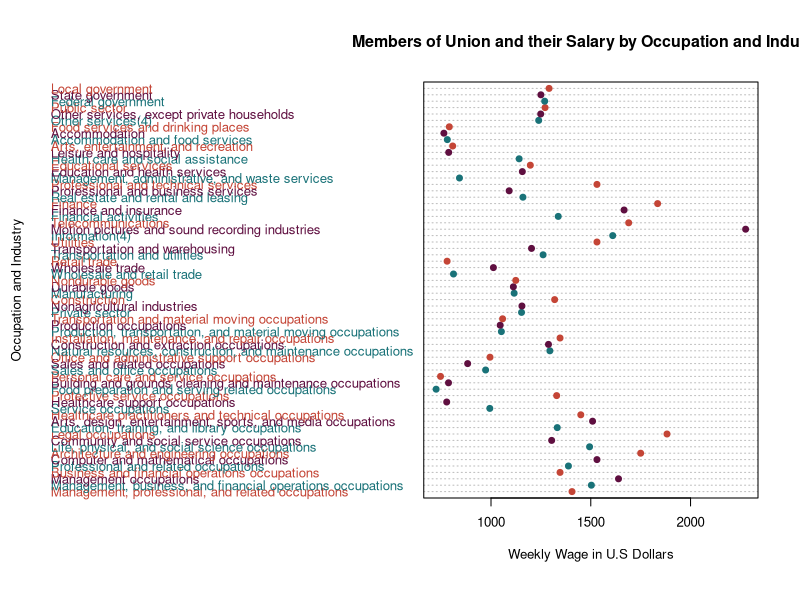
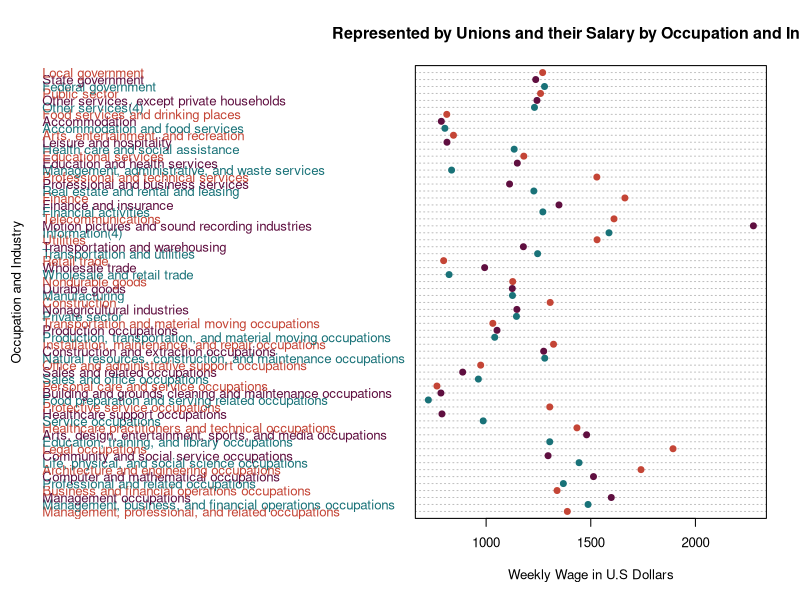
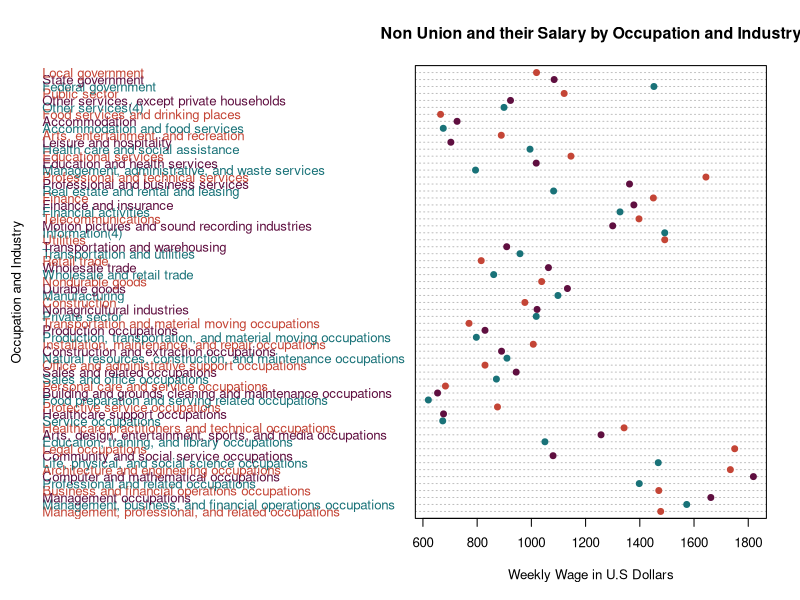
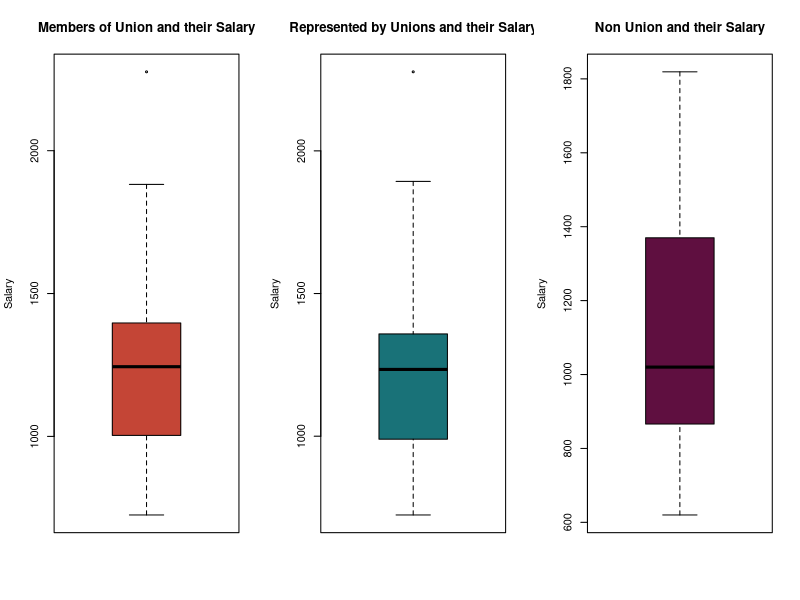
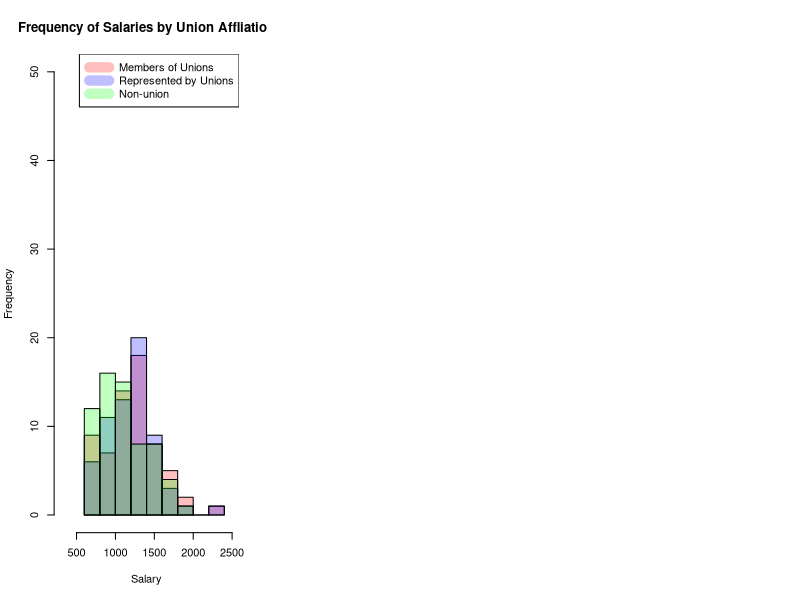
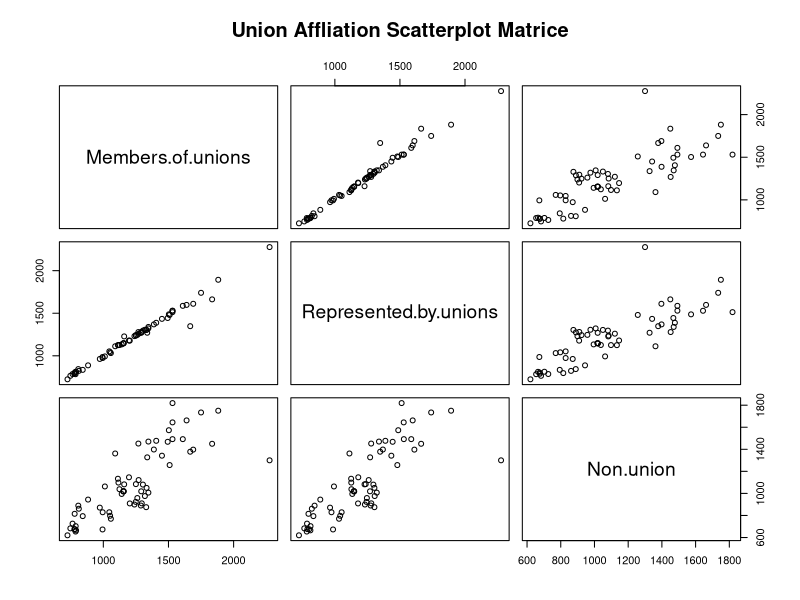

Source code (R) for these figures, in order:
#################################################
## Project
## 
## 1. Summary Statistics
## 2. 
##
#################################################

##### Read File #####

dir()
getwd()
setwd("C:/Users/odesi/OneDrive/Desktop/Project")

##### Summary Statistics #####

## Unions as a Factor that Affects Salary ##

union <- read.csv("cpsaat43_clean2.csv", header=T)
summary(union)

# Dot Chart

dotchart(union$Members.of.unions, labels=union$Occupation.and.industry, cex=0.8,
	main= "Members of Union and their Salary by Occupation and Industry",xlab= "Weekly Wage in U.S Dollars",
	ylab= "Occupation and Industry", pch = 19, col=c("#c44536", "#197278", "#5f0f40"))

dotchart(union$Represented.by.unions, labels=union$Occupation.and.industry, cex=0.8,
	main= "Represented by Unions and their Salary by Occupation and Industry",xlab= "Weekly Wage in U.S Dollars",
	ylab= "Occupation and Industry", pch = 19, col=c("#c44536", "#197278", "#5f0f40"))

dotchart(union$Non.union, labels=union$Occupation.and.industry, cex=0.8,
	main= "Non Union and their Salary by Occupation and Industry",xlab= "Weekly Wage in U.S Dollars",
	ylab= "Occupation and Industry", pch = 19, col=c("#c44536", "#197278", "#5f0f40"))

# Boxplot

par(mfrow = c(1,3))	
boxplot(union$Members.of.unions, data= union, col="#c44536",
	main="Members of Union and their Salary", cex=0.4, ylab="Salary")
boxplot(union$Represented.by.unions, data=union, col="#197278", 
	main="Represented by Unions and their Salary", cex=0.4, ylab="Salary")
boxplot(union$Non.union, data=union, col= "#5f0f40",
	main="Non Union and their Salary", cex=0.4, ylab="Salary")

#Histogram

hist(union$Members.of.unions, col=rgb(1,0,0,0.25),
	ylim = c(0,50),main = "Frequency of Salaries by Union Affliation",				
	xlab = "Salary", xlim = c(300,2500))
hist(union$Represented.by.unions, col=rgb(0,0,1,0.25),add=T)
hist(union$Non.union, col=rgb(0,1,0,0.25),add=T)

legend("topright", c("Members of Unions", "Represented by Unions", "Non-union"), 
col=c(rgb(1,0,0,0.25),rgb(0,0,1,0.25), rgb(0,1,0,0.25)), lwd=10)

# Scatterplot Matrice

pairs(~Members.of.unions+Represented.by.unions+Non.union, data=union,
	main="Union Affliation Scatterplot Matrice")


